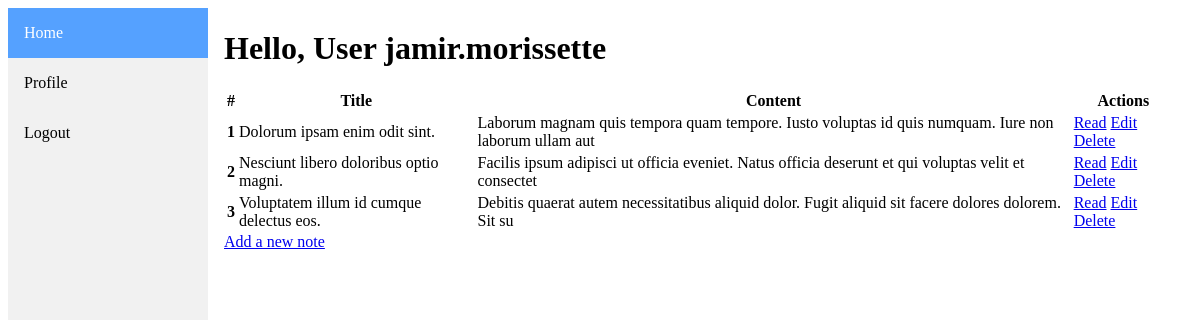
The app's page /home.php (signed in) with its own data.
### tables this page shows
CREATE TABLE `notes` (
  `User_ID` int NOT NULL,
  `Notes_ID` int NOT NULL AUTO_INCREMENT,
  `Published_At` timestamp NOT NULL DEFAULT CURRENT_TIMESTAMP ON UPDATE CURRENT_TIMESTAMP,
  `Title` varchar(100) NOT NULL,
  `Content` varchar(100) NOT NULL,
  PRIMARY KEY (`Notes_ID`),
  KEY `User_ID` (`User_ID`),
  CONSTRAINT `notes_ibfk_1` FOREIGN KEY (`User_ID`) REFERENCES `users` (`ID`)
);

### home.php (the view, shortened to what this page needs)
<?php
if(isset($_SESSION['id']) && isset($_SESSION['username']) && isset($_SESSION['role'])) {
    ?>
    <!DOCTYPE html>
    <html lang="en">
    <head>
        <link rel="stylesheet" href="styles/style.css">
    </head>
    <body>
        <div class="sidebar">
            <a class="active" href="home.php"> Home </a>
            <a href="profile.php"> Profile </a>
            <a href="#logout">Logout</a>
        </div>
        <div class="content">
            <h1>Hello, <?php echo $_SESSION['role']; ?> <?php echo $_SESSION['username']; ?> </h1>
        <?php
            if ($_SESSION['role'] === 'User') {
                include "db_conn.php";
                $user_id = $_SESSION['id'];
                $sql = "SELECT * FROM notes WHERE User_ID=$user_id";
                $result = mysqli_query($conn, $sql);
        ?>
            <div>
            <div>
            <div>
                <table>
                    <thead>
                        <tr>
                            <th scope="col">#</th>
                            <th scope="col">Title</th>
                            <th scope="col">Content</th>
                            <th scope="col">Actions</th>
                        </tr>
                    </thead>
                    <tbody>
                        <?php
                            if ($result->num_rows > 0) {
                                $i = 0;
                                while($row = $result->fetch_assoc()) {
                                    $i++;
                                    $id = $row["Notes_ID"];
                                    $title = $row["Title"];
                                    $content = $row["Content"];
                                    echo "
                                        <tr>
                                            <th scope='row'>$i</th>
                                            <td>$title</td>
                                            <td>$content</td>
                                            <td>
                                                <a href='notes_crud/read.php?id=$id'>Read</a>
                                                <a href='notes_crud/update.php?id=$id'>Edit</a>
                                                <a href='notes_crud/delete.php?id=$id'>Delete</a>
                                            </td>
                                        </tr>";
                                }
                            }
                        ?>
                    </tbody>
                </table>
                <a href="notes_crud/create.php">Add a new note</a>
            </div>
            </div>
            </div>
        <?php
            } else if ($_SESSION['role'] === 'Admin'){
                header("Location: /util_admin/home_admin.php");
                exit();
            }
        ?>
        </div>
    </body>
    </html>
<?php
}else{
    header("Location: index.php");
    exit();
}
?>

### styles/style.css (style rules this page uses)
.sidebar { margin: 0; padding: 0; width: 200px; background-color: #f1f1f1; position: fixed; height: 100%; overflow: auto; }
.sidebar a { display: block; color: black; padding: 16px; text-decoration: none; }
.sidebar a.active { background-color: #55a1ff; color: white; }
div.content { margin-left: 200px; padding: 1px 16px; height: 1000px; }

### records on screen
notes: Title "Dolorum ipsam enim odit sint.", Content "Laborum magnam quis tempora quam tempore. Iusto voluptas id quis numquam. Iure non laborum ullam aut"
notes: Title "Nesciunt libero doloribus optio magni.", Content "Facilis ipsum adipisci ut officia eveniet. Natus officia deserunt et qui voluptas velit et consectet"
notes: Title "Voluptatem illum id cumque delectus eos.", Content "Debitis quaerat autem necessitatibus aliquid dolor. Fugit aliquid sit facere dolores dolorem. Sit su"

### other values on screen
$_SESSION['role'] "User"
$_SESSION['username'] "jamir.morissette"
